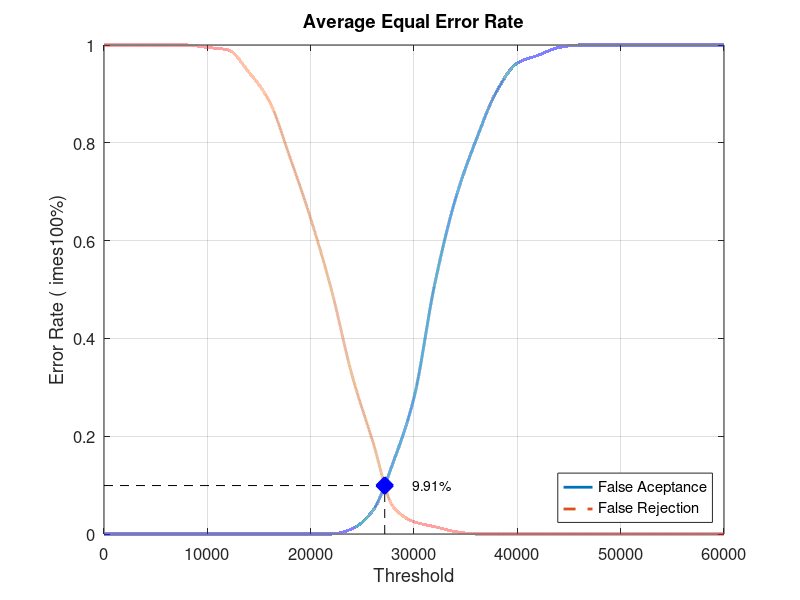
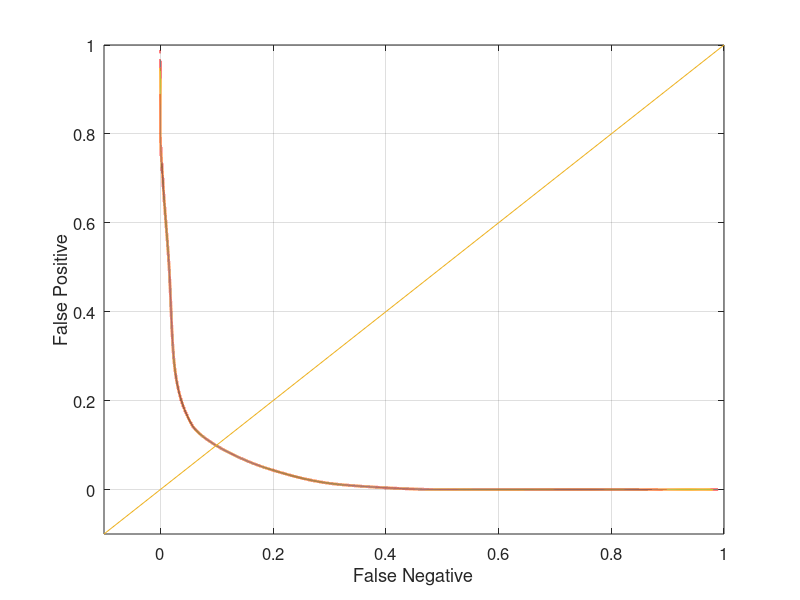

These figures' MATLAB source, in order:
close all;
clear;
clc;
x = 0:2000:60000;
xq = 0:0.5:60000;

y0 = [0 0 0 0 0 0 0 0 0 0 0 0 0.0105263 0.0473684 0.147368 0.278947 0.510526 0.684211 0.805263 0.905263 0.963158 0.978947 0.994737 1 1 1 1 1 1 1 1]
yy0 = interp1(x, y0, xq, 'pchip');
y1 = [1 1 1 1 1 0.995 0.99 0.945 0.885 0.77 0.645 0.5 0.325 0.19 0.055 0.025 0.015 0.005 0 0 0 0 0 0 0 0 0 0 0 0 0]
yy1 = interp1(x, y1, xq, 'pchip');

% Calculating EER: 
y2 = abs(y0 - y1);
find(y2 == min(y2))
yy2 = abs(yy0 - yy1);
xEER = find(yy2 == min(yy2));
xEERIndex = xq(xEER) % X-axis EER
yEER = yy0(xEER) % Y-axis EER

main = figure
plot(xq, yy0,'-','LineWidth', 2);	hold on
plot(xq, yy1,'--','LineWidth', 2);	hold on
plot([xEERIndex xEERIndex], [0 yEER], 'k--');	hold on
plot([0 xEERIndex], [yEER yEER], 'k--');	hold on
plot(xEERIndex, yEER, 'bx', 'LineWidth', 10);	hold on
text(xEERIndex + 10 * xEERIndex / 100, yEER, [num2str(round((10000 * yEER)) / 100) '%'])
legend('False Aceptance', 'False Rejection', 'Location', 'SouthEast')
xlabel('Threshold')
ylabel('Error Rate (	imes100%)')
title('Average Equal Error Rate')
set(gca, 'FontSize', 12)
axis([0 60000 0 1])
grid on

print(main, 'Database5_3Main', '-dpng');
FNRxFPR = figure('Color', [1 1 1]);
plot(yy1, yy0, '-', yy1, yy0, 'LineWidth', 2);
hold on
y = -0.1:0.1:1
plot(y, y); 
set(gca, 'FontSize', 12)
xlabel('False Negative')
ylabel('False Positive')
axis([-0.1 1 -0.1 1])
set(gca, 'FontSize', 12)
grid on

print(FNRxFPR, 'Database5_3FNRxFPR','-dpng');
